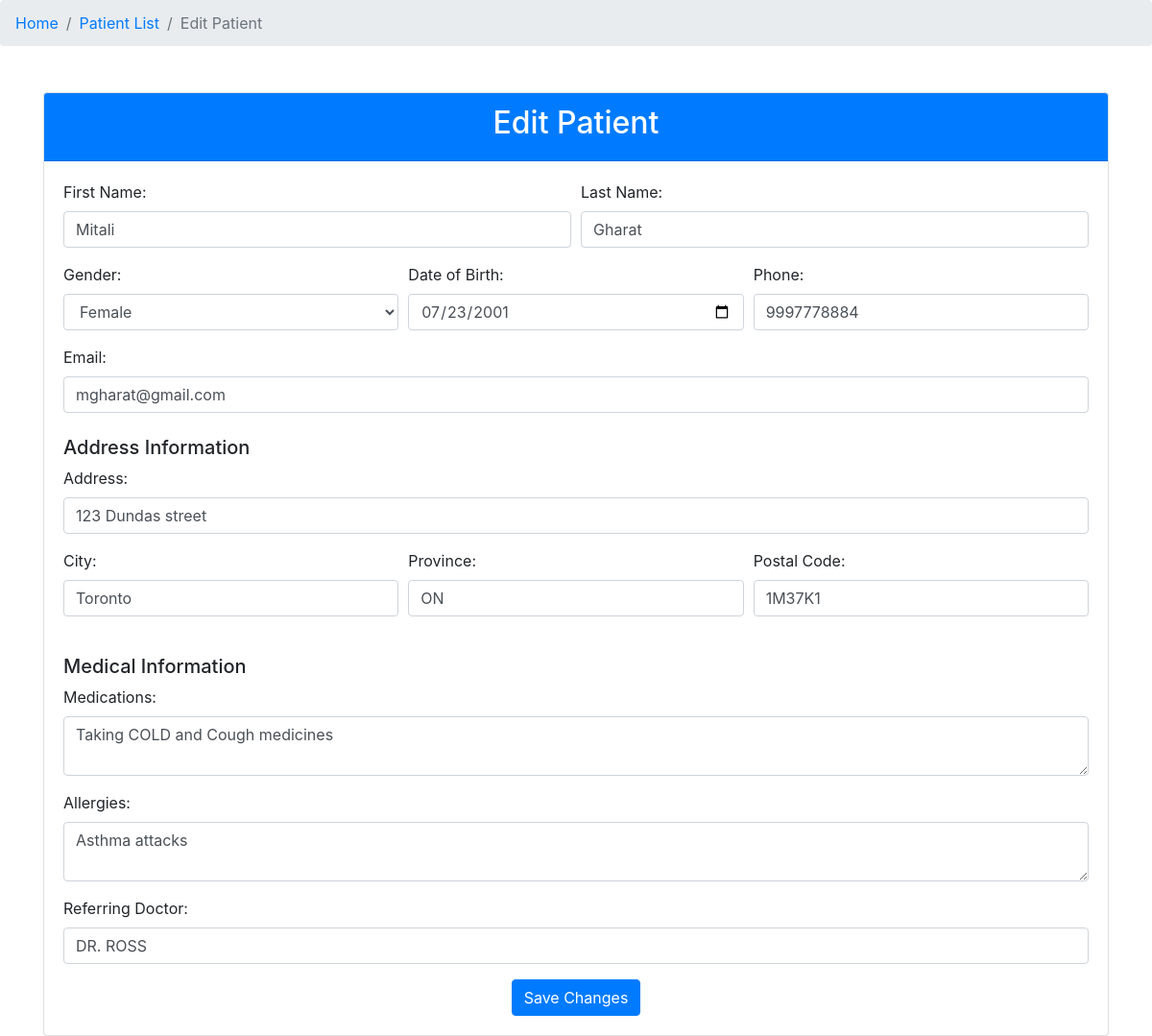
The app's page /edit_patient.php?id=3 (signed in) with its own data.
### tables this page shows
CREATE TABLE `patient` (
  `patient_id` int(11) NOT NULL,
  `fname` varchar(255) NOT NULL,
  `lname` varchar(255) NOT NULL,
  `gender` char(1) NOT NULL,
  `DOB` date NOT NULL,
  `phone` bigint(20) NOT NULL,
  `email` varchar(255) NOT NULL
);

CREATE TABLE `patient_address` (
  `address_id` int(11) NOT NULL,
  `fk_patient_id` int(11) NOT NULL,
  `address` varchar(255) NOT NULL,
  `province` varchar(50) NOT NULL,
  `city` varchar(100) NOT NULL,
  `postal_code` varchar(20) NOT NULL
);

CREATE TABLE `patient_record` (
  `patient_record_id` int(11) NOT NULL,
  `fk_patient_id` int(11) NOT NULL,
  `allergies` text DEFAULT NULL,
  `records` text DEFAULT NULL,
  `referrals` text DEFAULT NULL
);

### edit_patient.php (the view, shortened to what this page needs)
<?php
include 'config.php';
if (isset($_GET['id'])) {
    $id = $_GET['id'];
    $stmt_patient = $conn->prepare("SELECT * FROM patient WHERE patient_id = ?");
    $stmt_patient->bind_param("i", $id);
    $stmt_patient->execute();
    $result_patient = $stmt_patient->get_result();
    $patient = $result_patient->fetch_assoc();
    $stmt_address = $conn->prepare("SELECT * FROM patient_address WHERE fk_patient_id = ?");
    $stmt_address->bind_param("i", $id);
    $stmt_address->execute();
    $result_address = $stmt_address->get_result();
    $address = $result_address->fetch_assoc();
    $stmt_records = $conn->prepare("SELECT * FROM patient_record WHERE fk_patient_id = ?");
    $stmt_records->bind_param("i", $id);
    $stmt_records->execute();
    $result_records = $stmt_records->get_result();
    $records = $result_records->fetch_assoc();
} else {
    echo "No patient ID provided.";
    exit();
}
?>
<!DOCTYPE html>
<html lang="en">
<head>
    <link href="https://stackpath.bootstrapcdn.com/bootstrap/4.5.2/css/bootstrap.min.css" rel="stylesheet">
</head>
<body>
     <nav aria-label="breadcrumb">
        <ol class="breadcrumb">
            <li class="breadcrumb-item"><a href="index.php">Home</a></li>
            <li class="breadcrumb-item"><a href="patient_list.php">Patient List</a></li>
            <li class="breadcrumb-item active" aria-current="page">Edit Patient</li>
        </ol>
    </nav>
    <div class="container mt-5">
        <div class="card">
            <div class="card-header bg-primary text-white text-center">
                <h2>Edit Patient</h2>
            </div>
            <div class="card-body">
                <form action="edit_patient.php?id=<?php echo $id; ?>" method="POST">
                    <div class="form-row">
                        <div class="form-group col-md-6">
                            <label for="first_name">First Name:</label>
                            <input type="text" class="form-control" id="first_name" name="first_name" value="<?php echo htmlspecialchars($patient['fname']); ?>" required>
                        </div>
                        <div class="form-group col-md-6">
                            <label for="last_name">Last Name:</label>
                            <input type="text" class="form-control" id="last_name" name="last_name" value="<?php echo htmlspecialchars($patient['lname']); ?>" required>
                        </div>
                    </div>
                    <div class="form-row">
                        <div class="form-group col-md-4">
                            <label for="gender">Gender:</label>
                            <select class="form-control" id="gender" name="gender" required>
                                <option value="F" <?php if ($patient['gender'] == 'F') echo 'selected'; ?>>Female</option>
                            </select>
                        </div>
                        <div class="form-group col-md-4">
                            <label for="dob">Date of Birth:</label>
                            <input type="date" class="form-control" id="dob" name="dob" value="<?php echo $patient['DOB']; ?>" required>
                        </div>
                        <div class="form-group col-md-4">
                            <label for="phone">Phone:</label>
                            <input type="text" class="form-control" id="phone" name="phone" value="<?php echo htmlspecialchars($patient['phone']); ?>">
                        </div>
                    </div>
                    <div class="form-group">
                        <label for="email">Email:</label>
                        <input type="email" class="form-control" id="email" name="email" value="<?php echo htmlspecialchars($patient['email']); ?>">
                    </div>
                    <h5 class="mt-4">Address Information</h5>
                    <div class="form-group">
                        <label for="address">Address:</label>
                        <input type="text" class="form-control" id="address" name="address" value="<?php echo htmlspecialchars($address['address']); ?>">
                    </div>
                    <div class="form-row">
                        <div class="form-group col-md-4">
                            <label for="city">City:</label>
                            <input type="text" class="form-control" id="city" name="city" value="<?php echo htmlspecialchars($address['city']); ?>">
                        </div>
                        <div class="form-group col-md-4">
                            <label for="province">Province:</label>
                            <input type="text" class="form-control" id="province" name="province" value="<?php echo htmlspecialchars($address['province']); ?>">
                        </div>
                        <div class="form-group col-md-4">
                            <label for="postal_code">Postal Code:</label>
                            <input type="text" class="form-control" id="postal_code" name="postal_code" value="<?php echo htmlspecialchars($address['postal_code']); ?>">
                        </div>
                    </div>
                    <h5 class="mt-4">Medical Information</h5>
                    <div class="form-group">
                        <label for="medications">Medications:</label>
                        <textarea class="form-control" id="medications" name="medications" rows="2"><?php echo htmlspecialchars($records['records']); ?></textarea>
                    </div>
                    <div class="form-group">
                        <label for="allergies">Allergies:</label>
                        <textarea class="form-control" id="allergies" name="allergies" rows="2"><?php echo htmlspecialchars($records['allergies']); ?></textarea>
                    </div>
                    <div class="form-group">
                        <label for="referring_doctor">Referring Doctor:</label>
                        <input type="text" class="form-control" id="referring_doctor" name="referring_doctor" value="<?php echo htmlspecialchars($records['referrals']); ?>">
                    </div>
                    <div class="text-center">
                        <button type="submit" class="btn btn-primary">Save Changes</button>
                    </div>
                </form>
            </div>
        </div>
    </div>
</body>
</html>

### records on screen
patient: first_name "Mitali", last_name "Gharat", gender "Female", dob "07/23/2001", phone "9997778884", email "mgharat@gmail.com"
patient_address: address "123 Dundas street", city "Toronto", province "ON", postal_code "1M37K1"
patient_record: medications "Taking COLD and Cough medicines", allergies "Asthma attacks", referring_doctor "DR. ROSS"
